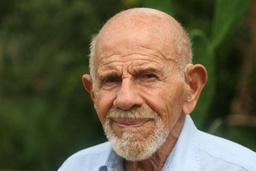
#> input picture Lab3/jak.jpeg, 256 x 171 px, shrunk from 800 x 533 before the run
$ python main.py
#> lines starting #> are read from the running program, lines starting #| are printed output that depends on the picture
import cv2 as cv
import numpy as np

#Задание 1
def gauss(x, y, omega, a, b):
    first = 1/(2*np.pi * (omega ** 2))
    second = np.exp(-((x-a) ** 2 + (y-b) ** 2) / (2*(omega**2)))

    return first * second

def gausianBlur(img,kernelSize,devation):
    kernel=np.ones((kernelSize,kernelSize))
    a=b=(kernelSize+1)//2
    for i in range(kernelSize):
        for j in range(kernelSize):
            kernel[i,j]=gauss(i,j,devation,a,b)
    print(kernel)
    sum=kernel.sum()
    kernel/=sum
    print(kernel)

    blured=img.copy()
    Start = kernelSize // 2

    for i in range(Start, blured.shape[0] - Start):
        for j in range(Start, blured.shape[1] - Start):
            val=0
            for k in range(-Start, Start + 1):
                for l in range(-Start, Start + 1):
                    val += img[i + k, j + l] * kernel[k + Start, l + Start]
            blured[i, j] = val
    return blured

img=cv.imread("jak.jpeg",cv.IMREAD_GRAYSCALE)
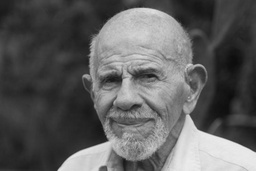
#> img: shape (171, 256); min 13, max 237, mean 93.7
blured1=gausianBlur(img,5,100)
#> after the loop in gausianBlur, `for i in range(Start, blured.shape[0] - Start):`:
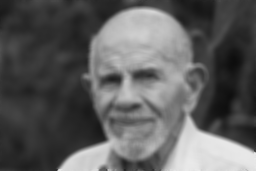
#> blured: shape (171, 256); min 13, max 234, mean 93.2
blured2=gausianBlur(img,7,100)
blured3=gausianBlur(img,5,10)
blured4=gausianBlur(img,7,10)

cv.imshow("blured 5 100",blured1)
cv.imshow("blured 7 100",blured2)
cv.imshow("blured 5 10",blured3)
cv.imshow("blured 7 10",blured4)

cv.waitKey(0)
cv.destroyAllWindows()

cvblured=cv.GaussianBlur(img,(5,5),100)
cv.imshow("blured 5 100",blured1)
cv.imshow("opencv blur",cvblured)

cv.waitKey(0)
cv.destroyAllWindows()
